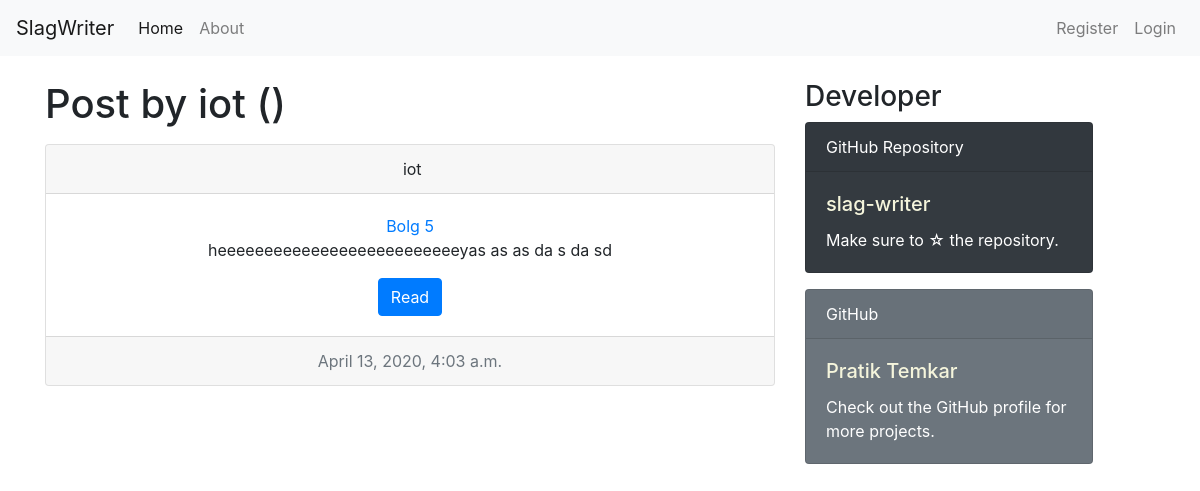
/user/iot, run on an earlier commit of the app's database.
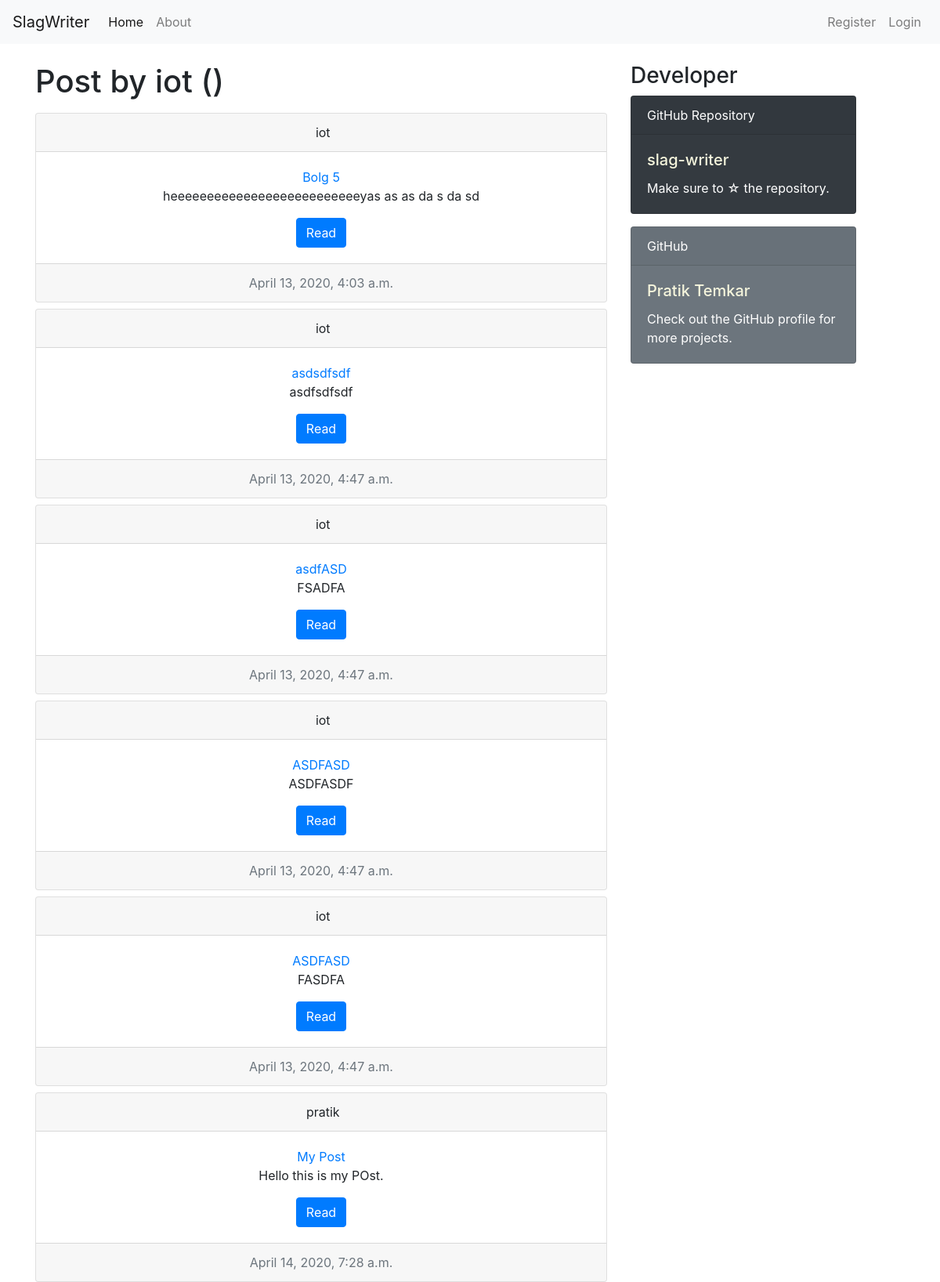
And on a later commit of the database.
### blog/models.py (models this page shows, shortened)
class Post(models.Model):
    title = models.CharField(max_length = 100)
    content = models.TextField()
    date_posted = models.DateTimeField(default = timezone.now)
    author = models.ForeignKey(User, on_delete = models.CASCADE)

### blog/views.py (the view, shortened to what this page needs)
# urls.py: path('user/<str:username>', UserPostListView.as_view(), name='user-posts'),
class UserPostListView(ListView):
    model = Post
    template_name = 'blog/user_posts.html'
    context_object_name = 'posts'

### blog/templates/blog/user_posts.html (shortened to what this page needs)
{% extends 'blog/base.html' %}
{% block content %}
    <h1 class="mb-3">Post by {{ view.kwargs.username }} ({{ page_obj.paginator.count }})</h1>
    {% for post in posts %}
        <div class="card text-center mt-2">
            <div class="card-header">
            {{post.author}}
            </div>
            <div class="card-body">
            <a href="{% url 'post-detail' post.id %}" class="card-title">{{post.title}}</a>
            <p class="card-text">{{post.content}}</p>
            <a href="#" class="btn btn-primary">Read</a>
            </div>
            <div class="card-footer text-muted">
            {{post.date_posted}}
            </div>
        </div>
    {% endfor %}
{% endblock %}

What changed in the data, as far as the page shows it:
added Post: author "iot", title "asdsdfsdf", content "asdfsdfsdf", date_posted "April 13, 2020, 4:47 a.m."
added Post: author "iot", title "asdfASD", content "FSADFA", date_posted "April 13, 2020, 4:47 a.m."
added Post: author "iot", title "ASDFASD", content "ASDFASDF", date_posted "April 13, 2020, 4:47 a.m."
added Post: author "iot", title "ASDFASD", content "FASDFA", date_posted "April 13, 2020, 4:47 a.m."
added Post: author "pratik", title "My Post", content "Hello this is my POst.", date_posted "April 14, 2020, 7:28 a.m."
